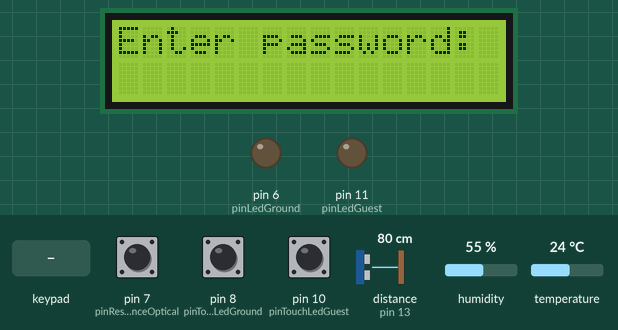
Simulated run of this sketch. Board: Arduino Uno, built with avr-gcc and run on an emulated ATmega328P. On the bench: 16×2 character LCD, output pins drawn as LEDs (lit = HIGH). The inputs (shaded band) are chosen by the test bench; at power-on: pin 7 (pinResistanceOptical) HIGH, pin 8 (pinTouchLedGround) LOW, pin 10 (pinTouchLedGuest) LOW, distance to the obstacle (sensor on pin 13) 80 cm, humidity 55 %, temperature 24 °C. The echo pulse lasts 58.3 µs per cm; what the sketch prints to the serial monitor is not drawn.

Above: at 3.9 s.
4.0 s: keypad keys 5 4 3 2 # pressed 0.4 s apart
At 6.1 s:
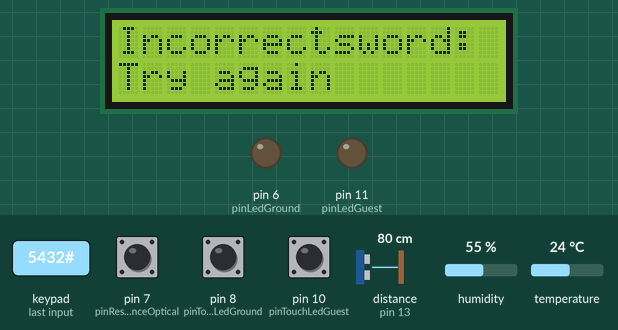
7.5 s: keypad keys 5 4 3 2 * pressed 0.4 s apart
At 10.4 s:
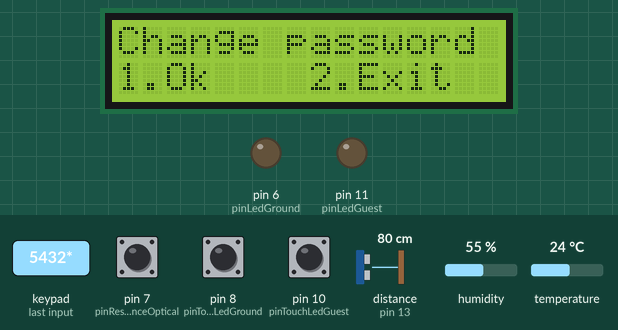
11.0 s: key '1' pressed
At 11.5 s:
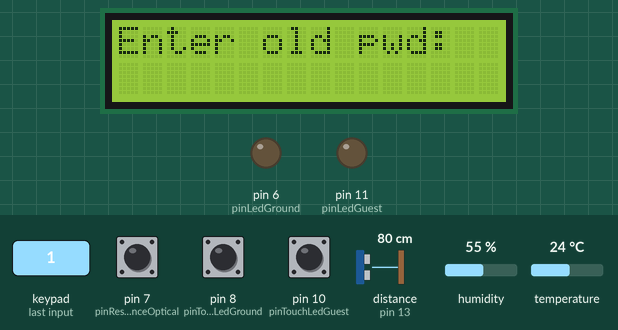
12.5 s: keypad keys 5 4 3 2 A pressed 0.4 s apart
At 14.7 s:
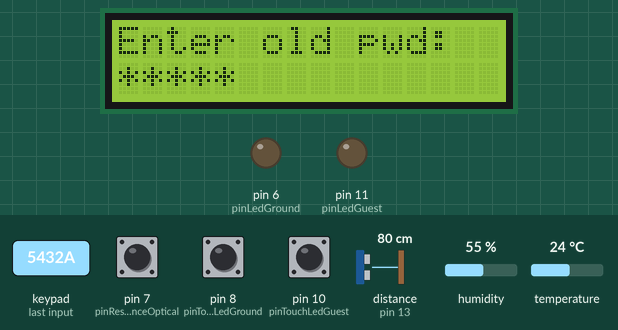
16.0 s: key 'A' pressed
At 17.2 s:
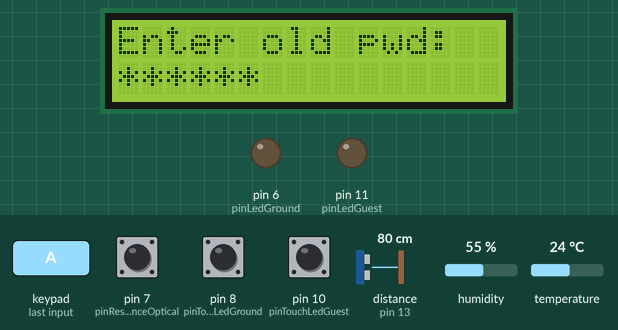
17.5 s: keypad keys 5 4 3 2 D pressed 0.4 s apart
At 19.6 s:
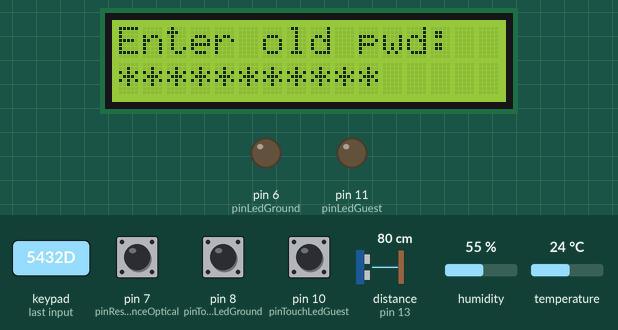
Timing chart, 0 to 21.1 s (numbered marks = the images above; inputs shaded):
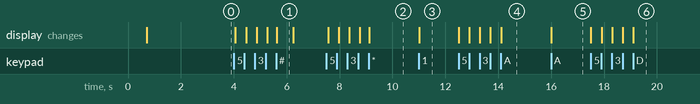

Measured:
- after the input at 4.0 s, the display: first changes after 0.06 s (image 1 shows a later state)
- after the input at 7.5 s, the display: first changes after 0.07 s (image 2 shows a later state)
- after the input at 11.0 s, the display: changes at once (image 3)
- after the input at 12.5 s, the display: first changes at once (image 4 shows a later state)
- after the input at 16.0 s, the display: changes at once (image 5)
- after the input at 17.5 s, the display: first changes at once (image 6 shows a later state)
- what the display in image 1 shows lasts 0.6 s, from 5.6 s to 6.2 s

The sketch:

guestRoom.ino
```cpp
#include <Wire.h>
#include <LiquidCrystal_I2C.h>
#include <Keypad.h>
#include <EEPROM.h>
#include <AFMotor.h>
#include <NewPing.h>
#include "DHT.h"
#define LCD_I2C_ADDR 0x27
LiquidCrystal_I2C lcd(0x27, 16, 2);
//sensor_led
#define TRIG_PIN 12
#define ECHO_PIN 13
#define MAX_DISTANCE 200
NewPing sonar(TRIG_PIN, ECHO_PIN, MAX_DISTANCE);
const int pinLedGround = 6 ;
const int pinTouchLedGround = 8;
const int pinLedGuest = 11;
const int pinTouchLedGuest = 10;
const int pinDHT = 9;
const int DHTTYPE = DHT11;
const int pinResistanceOptical = 7;
DHT dht(pinDHT, DHTTYPE);
float h;
float t;
// ----
bool stateLedGround = false;
bool stateLedGuest = false;
bool flagResistance = true;
bool flagLedGroundDay = true;
bool loopState = true;
// -----
bool stateLock = false;
int distance = 0;
//end sensor_led

//keypad
const byte ROW_NUM = 4;
const byte COL_NUM = 4;
boolean cf = true;
char keys[ROW_NUM][COL_NUM] = {
  { '1', '2', '3', 'A' },
  { '4', '5', '6', 'B' },
  { '7', '8', '9', 'C' },
  { '*', '0', '#', 'D' }
};
byte pin_rows[ROW_NUM] = { 5, 4, 3, 2 };
byte pin_cols[COL_NUM] = { A3, A2, A1, A0 };
Keypad keypad = Keypad(makeKeymap(keys), pin_rows, pin_cols, ROW_NUM,
                       COL_NUM);
String password;
String passwordChange = "";
String passwordOld = "";
bool codeEntered = false; // trang thai pass da dung hay chua
String pwd = ""; // khai bao chuoi de luu pass nhap tu ban phim
int n = 0; // khai bao so gia tri duoc nhap vao tu ban phim
int resetPwd = 0; // khai bao gia tri so lan nhap pass
int nhay = 0;
//----- end keypad


void setup() {
  Serial.begin(115200);
  pinMode(pinLedGuest, OUTPUT);
  pinMode(pinLedGround, OUTPUT);

  pinMode(pinTouchLedGuest, INPUT);
  pinMode(pinTouchLedGround, INPUT);
  pinMode(pinResistanceOptical, INPUT);
  lcd.init();
  lcd.backlight();
  introScreen();
  delay(2000);
}

void loop() {
  password = readStringFromEEPROM(0);
  // Serial.println(readStringFromEEPROM(0));
  if (!codeEntered) {
    checkCode();
  }
  else {
    grantAccess();
  }
  readValue_LedGround();
  readValue_LedGuest();
  distanceHcsr04();
  readTemp();

}
// funciton sensor
void readValue_LedGuest() {
  if (digitalRead(pinTouchLedGuest) == HIGH ) {
    stateLedGuest = ! stateLedGuest;
  }
  if (stateLedGuest == true) {
    digitalWrite(pinLedGuest, HIGH);
  } else {
    digitalWrite(pinLedGuest, LOW);
  }
}
void readValue_LedGround() {
  if ((digitalRead(pinResistanceOptical) == LOW) && (flagResistance == true )) {
    stateLedGround = true;
    if (digitalRead(pinTouchLedGround) == HIGH) {
      flagResistance = false;
      stateLedGround = false;
    }
    loopState = true;
  }
  if ((digitalRead(pinResistanceOptical) == LOW) && (flagResistance == false )) {
    if (digitalRead(pinTouchLedGround) == HIGH) {
      stateLedGround = !stateLedGround;
    }
    if (digitalRead(pinResistanceOptical) == HIGH) {
      flagLedGroundDay = true;
    }
    loopState = true;
  }
  if (digitalRead(pinResistanceOptical) == HIGH) {
    if (stateLedGround == true && loopState == true ) {
      stateLedGround = false;
      loopState = false;
    }
    else {
      if (flagResistance == false) {
        flagResistance = true;
      }

      if (true) {
        if (digitalRead(pinTouchLedGround) == HIGH) {
          stateLedGround = !stateLedGround;
        }

      }
      if (stateLedGround == true && flagLedGroundDay == true) {
        stateLedGround = false;
        flagLedGroundDay  = false;
      }
    }

  }

  Serial.println(stateLedGround);
  if (stateLedGround == true) {
    digitalWrite(pinLedGround, HIGH);
  }
  else {
    digitalWrite(pinLedGround, LOW);
  }

}


//int readPing() {
//  delay(70);
//  int cm = sonar.ping_cm();
//  return cm;
//}
void readTemp() {
  h = dht.readHumidity();    //Đọc độ ẩm
  t = dht.readTemperature(); //Đọc nhiệt độ
  Serial.print("Nhiet do: ");
  Serial.println(t);               //Xuất nhiệt độ
  Serial.print("Do am: ");
  Serial.println(h);               //Xuất độ ẩm
  Serial.println();
  if (t > 37) {
    Serial.println("Bat dieu hoa di");
  }
}
void distanceHcsr04() {
  distance = (sonar.ping_cm());
  while (distance == 0) //NewPing is supposed to return 0
  { //when ping is out of range
    distance = 255;
    delay(50);
  }
  unsigned long startMillis = millis();
  while (millis() - startMillis > 3000) {
    // Chờ 50ms
    stateLock = true;
  }  stateLock = false;
}
// end function sensor
//function keypad
void checkCode() {
  char key = keypad.getKey(); // lay gia tri nhap tu keypad
  if (key != NO_KEY) {
    if (key == '*') {
      lcd.clear();
      lcd.setCursor(0, 0);
      lcd.print("Change password");
      lcd.setCursor(0, 1);
      lcd.print("1.Ok");
      lcd.setCursor(8, 1);
      lcd.print("2.Exit");
      while (cf) {
        key = keypad.getKey();
        if (key != NO_KEY) {
          cf = false;
        }
      }
      if (key == '1') {
        changePass();
      }
      else {
        lcd.clear();
        lcd.setCursor(0, 0);
        lcd.print("Enter password"); // nhap mat khau
        lcd.setCursor(0, 1);

      }

    }
    else {
      cf = true;
      if (key == '#') {

        if (pwd.equalsIgnoreCase(password)) {
          codeEntered = true; // dung thi thi set tragn thai codeEntered = true de mo cua
        } else {


          passIncorrect();
        }
        n = 0; // set gia tri do dai mk ve 0 de nhap lai
      }

      else  { // neu la key
        //delay(50);
        unsigned long startMillis2 = millis();
        while (millis() - startMillis2 < 50) {
          // Chờ 50ms
        }
        pwd += key; // noi key vao password
        lcd.setCursor(n, 1); // set vi tri hien thi
        lcd.print("*"); // hien thi dau * thay vi key
        n++;
      }
    }

  }
}


void grantAccess() { // ham mo cua
  lcd.clear();
  lcd.setCursor(5, 0);
  lcd.print("Access");
  lcd.setCursor(4, 1);
  lcd.print("Granted!");
  codeEntered = false; // setcodeEntered ve khong de nguoi khac co the mo
  pwd = ""; // set pwd ve rong de nhap pass lai

  unsigned long startMillis = millis();
  while (millis() - startMillis < 3000) {
    // Chờ 50ms
    stateLock = true;
  }
  stateLock = false;


  //-------------------------
  lcd.clear();
  lcd.setCursor(0, 0);
  lcd.print("Enter password:");
}
void introScreen() { // hien thi nhung trang thai ban dau
  lcd.clear();
  lcd.setCursor(3, 0);
  lcd.print("Smart Home");
  lcd.setCursor(2, 1);
  lcd.print("Welcome back");
  // delay(600);
  unsigned long startMillis = millis();
  while (millis() - startMillis < 600) {
    // Chờ 50ms
  }
  lcd.clear();
  lcd.setCursor(0, 0);
  lcd.print("Enter password:");
  lcd.setCursor(0, 1);
}
void changePass() {
  lcd.clear();
  lcd.setCursor(0, 0);
  lcd.print("Enter old pwd:");
  char keyChange;

  do {
    keyChange = keypad.getKey();
    if (keyChange == '#') {
      break;
    }
    if (keyChange) {

      lcd.setCursor(nhay, 1);
      lcd.print("*");
      passwordOld += keyChange;
      nhay++;
    }

  } while (keyChange != '#');


  nhay = 0;
  if (passwordOld.equalsIgnoreCase(password)) {

    lcd.clear();
    lcd.setCursor(0, 0);
    lcd.print("New password");
    do {
      keyChange = keypad.getKey();
      if (keyChange) {
        lcd.setCursor(nhay, 1);
        lcd.print("*");
        passwordChange += keyChange;
        nhay++;
      }
    } while (passwordChange.length() < 4);
    delay(50);
    password = passwordChange;
    writeStringIntoEEPROM(0, passwordChange);
    lcd.clear();
    lcd.setCursor(0, 0);
    lcd.print("Change success");
    delay(150);

  } else {
    lcd.clear();
    lcd.setCursor(0, 0);
    lcd.print("Incorrect.Not Change");
    delay(150);
  }
  nhay = 0;
  passwordOld = "";
  passwordChange = "";
  delay(1000);
  lcd.clear();
  lcd.setCursor(0, 0);
  lcd.print("Enter password:"); // nhap mat khau
  lcd.setCursor(0, 1);

}
void passIncorrect() {
  lcd.setCursor(0, 0); // set vi tri de hien thi chu "Mat khau sai" h1c1
  lcd.print("Incorrect"); // hien thi chu
  resetPwd++;  // so lan go mk tang len
  if (resetPwd == 4) { // qua 4 lan go mk sai thi thong bao go sai, bat cho 5s de co the go tiep
    lcd.clear();
    lcd.setCursor(0, 0);
    lcd.print("Try again after 5s");
    // delay(5000); // cho 5s
    unsigned long startMillis = millis();
    while (millis() - startMillis < 5000) {
      // Chờ 5000ms
    }
    resetPwd = 0;// dat so lan go sai password ve 0 de co the tiep tuc nhap

  }
  lcd.setCursor(0, 1);
  lcd.print("Try again"); // nhap lai mat khau
  //delay(500);
  unsigned long startMillis1 = millis();
  while (millis() - startMillis1 < 600) {
    // Chờ 500ms
  }
  lcd.clear();
  lcd.setCursor(0, 0);
  lcd.print("Enter password:"); // nhap mat khau
  lcd.setCursor(0, 1);
  pwd = "";  // pwd ve chuoi rong de nhap lai
}
void writeStringIntoEEPROM(int address, String str) {
  byte len = str.length();
  EEPROM.write(address, len);
  for (int i = 0; i < len; i++) {
    EEPROM.write(address + 1 + i, str[i]);
  }
}
String readStringFromEEPROM(int address) {
  int len = EEPROM.read(address);
  char data[len + 1];
  for (int i = 0 ; i < len ; i++) {
    data[i] = EEPROM.read(address + 1 + i);
  }
  data[len] = '\0';
  return String(data);
}
//end function keypad
```
